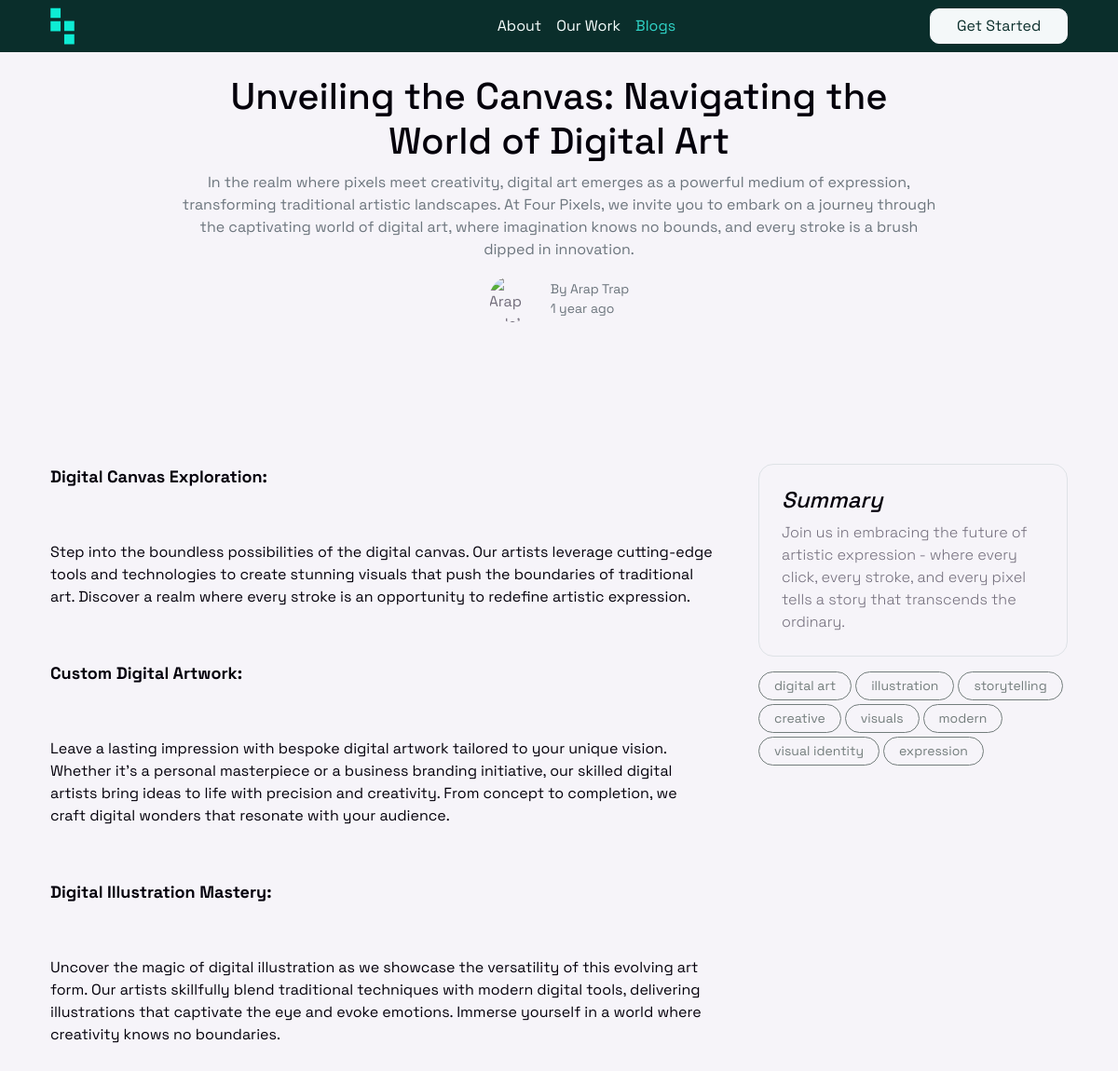
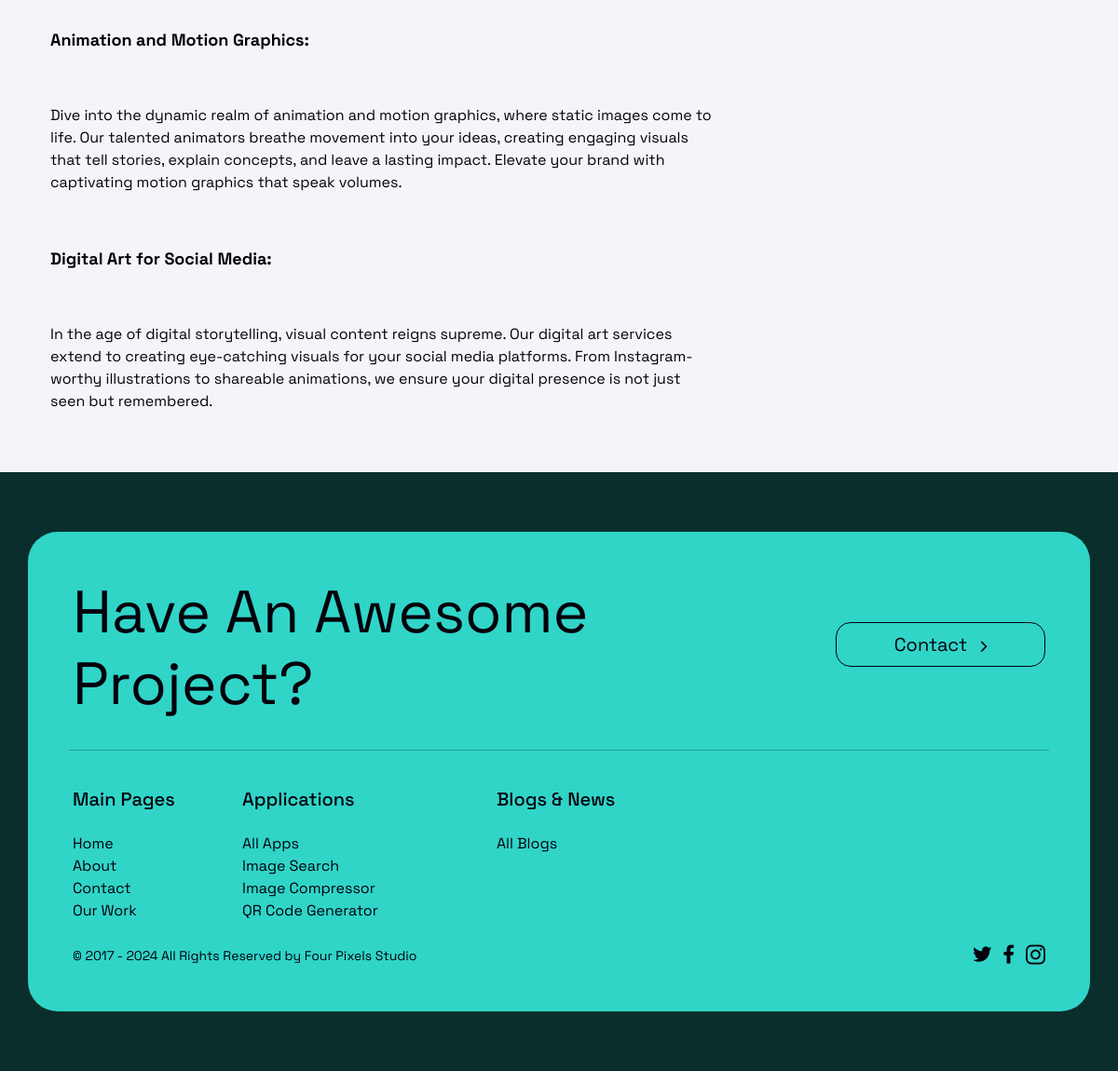
Screenshot of /blogs/unveiling-the-canvas-navigating-the-world-of-digital-art/ with the database file from the repository (2 pictures, top to bottom).
### blogs/models.py (models this page shows, shortened)
class Blog(models.Model):
    title = models.CharField(max_length=200, blank=True, null=True)
    introduction = models.TextField(blank=True, null=True)
    content = models.TextField(blank=True, null=True)
    conclusion = models.TextField(blank=True, null=True)
    tags = models.TextField(blank=True, null=True)
    author = models.CharField(max_length=50, blank=True, null=True)
    category = models.CharField(max_length=50, blank=True, null=True)
    cover = models.ImageField(blank=True, null=True)
    pub_date = models.DateTimeField(
        default=timezone.now, blank=True, null=True)
    summary = models.TextField(blank=True, null=True)
    meta_description = models.TextField(blank=True, null=True)
    meta_keywords = models.TextField(blank=True, null=True)
    slug = models.SlugField(unique=True, null=True, blank=True)
    hit_count_generic = GenericRelation(
        HitCount, object_id_field='object_pk', related_query_name='hit_count_generic_relation')
    thumbnail = ResizedImageField(
        size=[1024, 600], upload_to="blogs/", null=True, blank=True, force_format='JPEG', quality=90,)
    @property
    def meta_url(self):
        return f"www.fourpixels.studio/blogs/{self.slug}/"

### blogs/views.py (the view)
# urls.py: path("<slug:slug>/", blog_detail, name="blog_detail"),
def blog_detail(request, slug):
    blog = get_object_or_404(Blog, slug=slug)
    previous_blog, next_blog = get_previous_and_next_blog(blog)
    if blog.thumbnail:
        meta_thumbnail = blog.thumbnail.url
    else:
        meta_thumbnail = None
    context = {
        'blog': blog,
        'tags': [item.strip() for item in blog.tags.split(',') if item.strip()],
        'previous_blog': previous_blog,
        'next_blog': next_blog,
        'cover_image': blog.cover,
        'title_tag': blog.title,
        "meta_description": blog.meta_description,
        "meta_keywords": blog.meta_keywords,
        'meta_thumbnail': meta_thumbnail,
        'meta_url': blog.meta_url,
    }
    update_views(request, blog)
    return render(request, 'blog_detail.html', context)

### blogs/utils.py (called while the page is built)
def update_views(request, object):
    context = {}
    hit_count = get_hitcount_model().objects.get_for_object(object)
    hits = hit_count.hits
    hitcontext = context["hitcount"] = {"pk": hit_count.pk}
    hit_count_response = HitCountMixin.hit_count(request, hit_count)
    if hit_count_response.hit_counted:
        hit = hits + 1
        hitcontext["hitcounted"] = hit_count_response.hit_counted
        hitcontext["hit_message"] = hit_count_response.hit_message

### blogs/views.py (called while the page is built)
def get_previous_and_next_blog(blog):
    blogs = Blog.objects.order_by('-pub_date')
    blog_index = list(blogs).index(blog)
    previous_blog = None
    next_blog = None
    if blog_index > 0:
        previous_blog = blogs[blog_index - 1]
    if blog_index < len(blogs) - 1:
        next_blog = blogs[blog_index + 1]
    return previous_blog, next_blog

### blogs/templates/blog_detail.html (shortened to what this page needs)
{% extends 'base.html' %}
{% load static %}
{% block body %}
{% load hitcount_tags %}
<main class="container-fluid px-0 mb-5">
    <div class="container my-6">
        <div class="row justify-content-center">
            <div class="col-sm-12 col-lg-9">
                <h1 class="text-center">{{ blog.title }}</h1>
                <p class="text-muted text-center">{{ blog.introduction }}</p>
                <div class="d-flex flex-row gap-3 justify-content-center align-items-center">
                    <img src="{% static 'img/araptala-thumbnail.jpg' %}" alt="Arap Tala's image" style="height: 50px; width: 50px; object-fit: cover; border-radius: 50%;">
                    <div>
                        <p class="text-muted small my-0">By {{ blog.author }}</p>
                        <p class="text-muted small my-0">{{ blog.pub_date|timesince }} ago</p>
                    </div>
                </div>
            </div>
        </div>
    </div>
    <div class="container px-4 mt-5">
        <div class="row justify-content-between g-5">
            <div class="col-md-8 col-sm-12">
                <article class="blog-post summernote-content text-dark">{{ blog.content|safe }}</article>
            </div>
            <div class="col-md-4 col-sm-12">
                <div class="p-4 mb-3 border rounded-4">
                    <h4 class="fst-italic">Summary</h4>
                    <p class="mb-0 fw-300">{{ blog.summary }}</p>
                </div>
                <ul class="list-unstyled d-flex flex-row flex-wrap gap-1">
                    {% for tag in tags %}
                    <li class="btn btn-sm btn-outline-secondary px-3 rounded-pill">{{ tag }}</li>
                    {% endfor %}
                </ul>
            </div>
        </div>
    </div>
</main>
{% endblock %}

### static/css/custom.css (style rules this page uses)
:root { --primary: #30d5c8; --secondary: #6a7877; --light: #f7fffe; --dark: #0a2e2b; }
body { font-family: 'Space Grotesk', sans-serif !important; padding: 0; margin: 0; background-color: #fcfcfc; }
h6, .h6, h5, .h5, h4, .h4, h3, .h3, h2, .h2, h1, .h1 { margin-top: 0; margin-bottom: 0.5rem; font-family: 'Space Grotesk', sans-serif !important; line-height: 1.2; }
h1, .h1 { font-size: calc(1.375rem + 1.5vw); }
@media (min-width: 1200px) { h1, .h1 { font-size: 2.5rem; } }
h4, .h4 { font-size: calc(1.275rem + 0.3vw); }
@media (min-width: 1200px) { h4, .h4 { font-size: 1.5rem; } }
p { margin-top: 0; margin-bottom: 1rem; }
.fw-300 { font-weight: 300 !important; }
.my-6 { padding-top: 5rem; padding-bottom: 5rem; }

### rows the page displays
Blog: title "Unveiling the Canvas: Navigating the World of Digital Art", introduction "In the realm where pixels meet creativity, digital art emerges as a powerful medium of expression, transforming traditional artistic landscapes. At Four Pixels, we invite you to embark on a journey through the captivating world of digital art, where imagination knows no bounds, and every stroke is a brush dipped in innovation.", author "Arap Trap", pub_date "1 year", content "Digital Canvas Exploration: Step into the boundless possibilities of the digital canvas. Our artists leverage cutting-edge tools and technologies to create stunning visuals that push the boundaries of traditional art. Discover a realm where every stroke is an opportunity to redefine artistic expression. Custom Digital Artwork: Leave a lasting impression with bespoke digital artwork tailored to your unique vision. Whether it's a personal masterpiece or a business branding initiative, our skilled digital artists bring ideas to life with precision and creativity. From concept to completion, we craft digital wonders that resonate with your audience. Digital Illustration Mastery: Uncover the…", summary "Join us in embracing the future of artistic expression - where every click, every stroke, and every pixel tells a story that transcends the ordinary."

### other values shown
{{ tag }} "digital art" "illustration" "storytelling" "creative" "visuals" "modern" "visual identity" "expression"
